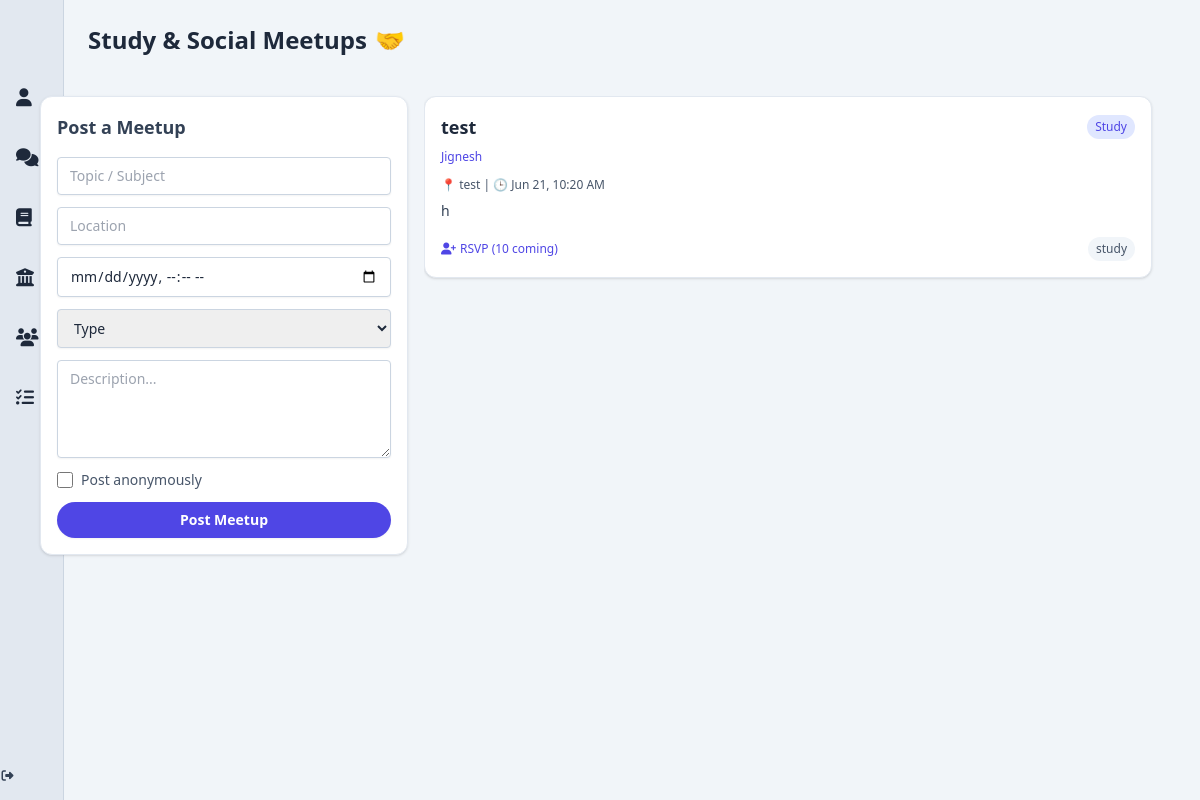
/study-groups, run on the app's committed database.
### app/models.py (models this page shows, shortened)
class Meetup(db.Model):
    __tablename__ = 'meetups'
    id = db.Column(db.Integer, primary_key=True)
    title = db.Column(db.String(200), nullable=False)
    description = db.Column(db.Text, nullable=False)
    location = db.Column(db.String(200))
    time = db.Column(db.DateTime)
    rsvp_count = db.Column(db.Integer, default=0)
    type = db.Column(db.String(50))  # ← ADD THIS LINE
    created_at = db.Column(db.DateTime, default=db.func.now())
    user_id = db.Column(db.Integer, db.ForeignKey('users.id', ondelete='SET NULL'), nullable=True)
    user = db.relationship('User', backref='meetups')

class User(db.Model, UserMixin):
    __tablename__ = 'users'
    id = db.Column(db.Integer, primary_key=True)
    display_name = db.Column(db.String(100))
    student_number = db.Column(db.String(50), nullable=False)
    email = db.Column(db.String(120), unique=True, nullable=False)
    password_hash = db.Column(db.String(128), nullable=False)
    bio = db.Column(db.Text)
    job_title = db.Column(db.String(100))
    phone = db.Column(db.String(20))
    university = db.Column(db.String(100))
    faculty = db.Column(db.String(100))
    major = db.Column(db.String(100))
    quote = db.Column(db.Text)
    skills = db.Column(db.Text)
    profile_picture = db.Column(db.String(255))
    cover_picture = db.Column(db.String(255))
    created_at = db.Column(db.DateTime, default=db.func.now())
    committees = db.relationship('Committee', secondary=user_committees, backref='members', lazy='dynamic')
    posts = db.relationship('Post', backref='author', cascade='all, delete-orphan', passive_deletes=True, lazy='dynamic')
    comments = db.relationship('Comment', backref='author', cascade='all, delete-orphan', passive_deletes=True, lazy='dynamic')
    liked_posts = db.relationship('Post', secondary=post_likes, backref=db.backref('likers', lazy='dynamic'))
    followers = db.relationship(
        'User', secondary=user_followers,
        primaryjoin=(user_followers.c.followed_id == id),
        secondaryjoin=(user_followers.c.follower_id == id),
        backref=db.backref('following', lazy='dynamic'),
        lazy='dynamic'
    )
    @property
    def skills_list(self):
        return [skill.strip() for skill in self.skills.split(',')] if self.skills else []

### app/routes.py (the view)
@bp.route('/study-groups')
def study_groups():
    meetups = Meetup.query.order_by(Meetup.time.asc()).all()
    return render_template('study_group.html', meetups=meetups)

### app/templates/study_group.html (shortened to what this page needs)
{% extends "base.html" %}
{% block content %}
<div class="w-full bg-slate-100 text-slate-800 py-6 px-6 flex items-center gap-2">
  <h1 class="text-2xl font-bold">Study & Social Meetups</h1>
  <span class="text-2xl">🤝</span>
</div>
<div class="p-4 bg-slate-100">
  <div class="max-w-6xl mx-auto flex gap-4">
    <div class="w-1/3 -ml-10 bg-white border border-slate-200 rounded-xl shadow p-4 flex flex-col gap-4 sticky top-6 h-auto overflow-auto">
      <h2 class="text-lg font-semibold text-slate-700">Post a Meetup</h2>
      <form method="POST" action="/study-groups/new" class="flex flex-col gap-3 text-sm">
        <input name="title" type="text" placeholder="Topic / Subject" class="border border-slate-300 rounded px-3 py-2 focus:outline-none focus:ring-2 focus:ring-indigo-500 transition shadow-sm" required />
        <input name="location" type="text" placeholder="Location" class="border border-slate-300 rounded px-3 py-2 focus:outline-none focus:ring-2 focus:ring-indigo-500 transition shadow-sm" />
        <input name="time" type="datetime-local" class="border border-slate-300 rounded px-3 py-2 focus:outline-none focus:ring-2 focus:ring-indigo-500 transition shadow-sm" />
        <select name="type" class="border border-slate-300 rounded px-3 py-2 focus:outline-none focus:ring-2 focus:ring-indigo-500 transition shadow-sm">
          <option value="">Type</option>
        </select>
        <textarea name="description" placeholder="Description..." rows="4" class="border border-slate-300 rounded px-3 py-2 focus:outline-none focus:ring-2 focus:ring-indigo-500 transition shadow-sm"></textarea>
        <div class="flex items-center gap-2">
          <input type="checkbox" id="anonymous" name="anonymous" class="h-4 w-4 text-indigo-600 border-slate-300 rounded">
          <label for="anonymous" class="text-sm text-slate-600">Post anonymously</label>
        </div>
        <button type="submit" class="bg-indigo-600 text-white px-3 py-2 rounded-full hover:bg-indigo-700 transition font-semibold shadow-sm">
          Post Meetup
        </button>
      </form>
    </div>
    <div class="w-2/3 max-h-[80vh] overflow-y-auto pr-2 space-y-4">
      {% for meetup in meetups %}
        <div class="bg-white rounded-xl shadow border border-slate-200 p-4 flex flex-col gap-2">
          <div class="flex items-center justify-between">
            <h3 class="text-lg font-semibold text-slate-800">{{ meetup.title }}</h3>
            <span class="px-2 py-1 text-xs rounded-full
              {% if meetup.type == 'Study' %} bg-indigo-100 text-indigo-600
              {% elif meetup.type == 'Social' %} bg-green-100 text-green-600
              {% else %} bg-slate-100 text-slate-600 {% endif %}">
              {{ meetup.type }}
            </span>
          </div>
          {% if not meetup.user or anonymous %}
            <span class="text-xs text-slate-400 mb-1 italic">Anonymous</span>
          {% else %}
            <a href="#" class="text-xs text-indigo-600 hover:underline mb-1">
              {{ meetup.user.display_name }}
            </a>
          {% endif %}
          <p class="text-xs text-slate-600">📍 {{ meetup.location }} | 🕒
            {% if meetup.time %}{{ meetup.time.strftime('%b %d, %I:%M %p') }}{% else %}TBA{% endif %}
          </p>
          <p class="text-slate-700 text-sm">{{ meetup.description }}</p>
          <div class="flex items-center justify-between mt-2 text-xs text-slate-600">
            <button onclick="rsvp({{ meetup.id }})" class="flex items-center space-x-1 text-indigo-600 hover:underline transition">
              <i class="fas fa-user-plus"></i>
              <span id="rsvp-count-{{ meetup.id }}">RSVP ({{ meetup.rsvp_count }} coming)</span>
            </button>
            <div class="flex gap-1">
              <span class="bg-slate-100 px-2 py-1 rounded-full lowercase">{{ meetup.type }}</span>
            </div>
          </div>
        </div>
      {% else %}
        <p class="text-center text-gray-500 italic">No meetups posted yet.</p>
      {% endfor %}
    </div>
  </div>
</div>
{% endblock %}

### data on the page
Meetup: title "test", type "Study", user.display_name "Jignesh", location "test", time "Jun 21, 10:20 AM", description "h", rsvp_count "10", type "study"
